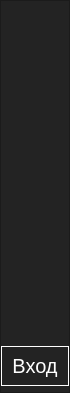
        <widget class="QFrame" name="frame_left_menu">
         <property name="minimumSize">
          <size>
           <width>70</width>
           <height>0</height>
          </size>
         </property>
         <property name="maximumSize">
          <size>
           <width>70</width>
           <height>16777215</height>
          </size>
         </property>
         <property name="styleSheet">
          <string notr="true">background-color: rgb(35, 35, 35);
color:#fff;
font-size:20px;</string>
         </property>
         <property name="frameShape">
          <enum>QFrame::StyledPanel</enum>
         </property>
         <property name="frameShadow">
          <enum>QFrame::Raised</enum>
         </property>
         <layout class="QVBoxLayout" name="verticalLayout_3">
          <property name="leftMargin">
           <number>0</number>
          </property>
          <property name="topMargin">
           <number>0</number>
          </property>
          <property name="rightMargin">
           <number>0</number>
          </property>
          <property name="bottomMargin">
           <number>0</number>
          </property>
          <item>
           <widget class="QPushButton" name="btn_page_1">
            <property name="minimumSize">
             <size>
              <width>0</width>
              <height>40</height>
             </size>
            </property>
            <property name="styleSheet">
             <string notr="true">QPushButton {
	color: rgb(255, 255, 255);
	background-color: rgb(35, 35, 35);
	border: 0px solid;
}
QPushButton:hover {
	background-color: rgb(85, 170, 255);
}</string>
            </property>
            <property name="text">
             <string/>
            </property>
            <property name="icon">
             <iconset>
              <normaloff>img/icons/home-_1_.ico</normaloff>img/icons/home-_1_.ico</iconset>
            </property>
           </widget>
          </item>
          <item>
           <widget class="QPushButton" name="btn_page_2">
            <property name="minimumSize">
             <size>
              <width>0</width>
              <height>40</height>
             </size>
            </property>
            <property name="styleSheet">
             <string notr="true">QPushButton {
	color: rgb(255, 255, 255);
	background-color: rgb(35, 35, 35);
	border: 0px solid;
}
QPushButton:hover {
	background-color: rgb(85, 170, 255);
}</string>
            </property>
            <property name="text">
             <string/>
            </property>
            <property name="icon">
             <iconset>
              <normaloff>img/icons/calculator_(1).ico</normaloff>img/icons/calculator_(1).ico</iconset>
            </property>
           </widget>
          </item>
          <item>
           <widget class="QPushButton" name="btn_page_3">
            <property name="minimumSize">
             <size>
              <width>0</width>
              <height>40</height>
             </size>
            </property>
            <property name="styleSheet">
             <string notr="true">QPushButton {
	color: rgb(255, 255, 255);
	background-color: rgb(35, 35, 35);
	border: 0px solid;
}
QPushButton:hover {
	background-color: rgb(85, 170, 255);
}</string>
            </property>
            <property name="text">
             <string/>
            </property>
            <property name="icon">
             <iconset>
              <normaloff>img/icons/barrel-_1_.ico</normaloff>img/icons/barrel-_1_.ico</iconset>
            </property>
           </widget>
          </item>
          <item>
           <widget class="QPushButton" name="btn_page_4">
            <property name="minimumSize">
             <size>
              <width>0</width>
              <height>40</height>
             </size>
            </property>
            <property name="styleSheet">
             <string notr="true">QPushButton {
	color: rgb(255, 255, 255);
	background-color: rgb(35, 35, 35);
	border: 0px solid;
}
QPushButton:hover {
	background-color: rgb(85, 170, 255);
}</string>
            </property>
            <property name="text">
             <string/>
            </property>
            <property name="icon">
             <iconset>
              <normaloff>img/icons/apple-_1_.ico</normaloff>img/icons/apple-_1_.ico</iconset>
            </property>
           </widget>
          </item>
          <item>
           <widget class="QPushButton" name="btn_page_5">
            <property name="minimumSize">
             <size>
              <width>0</width>
              <height>40</height>
             </size>
            </property>
            <property name="styleSheet">
             <string notr="true">QPushButton {
	color: rgb(255, 255, 255);
	background-color: rgb(35, 35, 35);
	border: 0px solid;
}
QPushButton:hover {
	background-color: rgb(85, 170, 255);
}</string>
            </property>
            <property name="text">
             <string/>
            </property>
            <property name="icon">
             <iconset>
              <normaloff>img/icons/info-_1_.ico</normaloff>img/icons/info-_1_.ico</iconset>
            </property>
           </widget>
          </item>
          <item>
           <widget class="QPushButton" name="btn_page_6">
            <property name="minimumSize">
             <size>
              <width>0</width>
              <height>40</height>
             </size>
            </property>
            <property name="styleSheet">
             <string notr="true">QPushButton {
	color: rgb(255, 255, 255);
	background-color: rgb(35, 35, 35);
	border: 0px solid;
}
QPushButton:hover {
	background-color: rgb(85, 170, 255);
}</string>
            </property>
            <property name="text">
             <string/>
            </property>
            <property name="icon">
             <iconset>
              <normaloff>img/icons/settings-_1_.ico</normaloff>img/icons/settings-_1_.ico</iconset>
            </property>
           </widget>
          </item>
          <item>
           <spacer name="verticalSpacer">
            <property name="orientation">
             <enum>Qt::Vertical</enum>
            </property>
            <property name="sizeHint" stdset="0">
             <size>
              <width>20</width>
              <height>40</height>
             </size>
            </property>
           </spacer>
          </item>
          <item>
           <widget class="QLabel" name="label_menu_login">
            <property name="styleSheet">
             <string notr="true">color:#fff;
font-size:20px;</string>
            </property>
            <property name="text">
             <string/>
            </property>
           </widget>
          </item>
          <item>
           <widget class="QPushButton" name="btn_login">
            <property name="enabled">
             <bool>true</bool>
            </property>
            <property name="minimumSize">
             <size>
              <width>0</width>
              <height>40</height>
             </size>
            </property>
            <property name="styleSheet">
             <string notr="true">QPushButton {
	color: rgb(255, 255, 255);
	background-color: rgb(35, 35, 35);
	border:1px solid #fff;
	color:#fff;
	font-size:20px;
}
QPushButton:hover {
	background-color: rgb(85, 170, 255);
}</string>
            </property>
            <property name="text">
             <string>Вход</string>
            </property>
            <property name="icon">
             <iconset>
              <normaloff>../../../.designer/backup/img/icons/home-_1_.ico</normaloff>../../../.designer/backup/img/icons/home-_1_.ico</iconset>
            </property>
           </widget>
          </item>
          <item alignment="Qt::AlignTop">
           <widget class="QFrame" name="frame_top_menus">
            <property name="frameShape">
             <enum>QFrame::NoFrame</enum>
            </property>
            <property name="frameShadow">
             <enum>QFrame::Raised</enum>
            </property>
            <layout class="QVBoxLayout" name="verticalLayout_4">
             <property name="spacing">
              <number>0</number>
             </property>
             <property name="leftMargin">
              <number>0</number>
             </property>
             <property name="topMargin">
              <number>0</number>
             </property>
             <property name="rightMargin">
              <number>0</number>
             </property>
             <property name="bottomMargin">
              <number>0</number>
             </property>
            </layout>
           </widget>
          </item>
         </layout>
        </widget>
